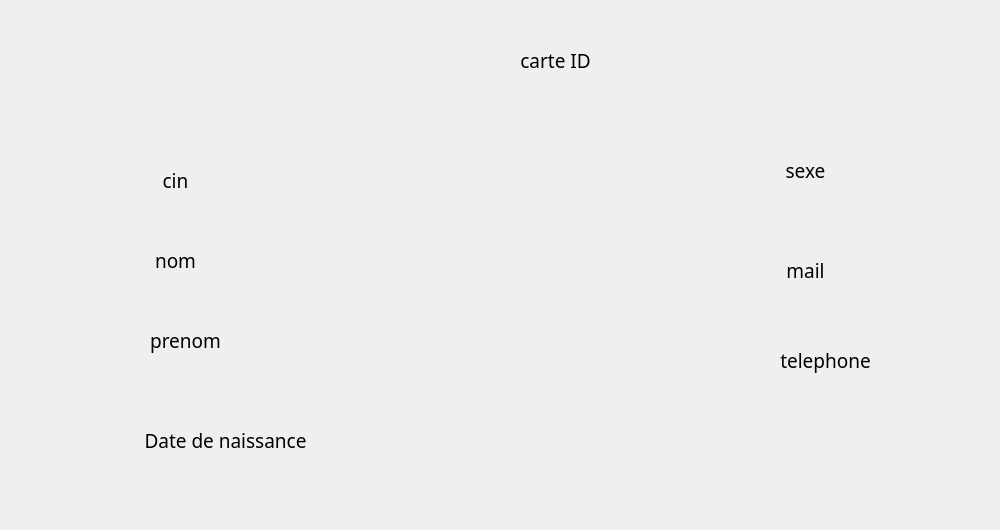
     <widget class="QWidget" name="tab">
      <attribute name="title">
       <string>Page</string>
      </attribute>
      <widget class="QLabel" name="rfidlabel">
       <property name="geometry">
        <rect>
         <x>520</x>
         <y>70</y>
         <width>241</width>
         <height>21</height>
        </rect>
       </property>
       <property name="text">
        <string/>
       </property>
      </widget>
      <widget class="QLabel" name="cinlabel">
       <property name="geometry">
        <rect>
         <x>160</x>
         <y>200</y>
         <width>141</width>
         <height>31</height>
        </rect>
       </property>
       <property name="text">
        <string/>
       </property>
      </widget>
      <widget class="QLabel" name="nomlabel">
       <property name="geometry">
        <rect>
         <x>160</x>
         <y>270</y>
         <width>141</width>
         <height>51</height>
        </rect>
       </property>
       <property name="text">
        <string/>
       </property>
      </widget>
      <widget class="QLabel" name="prenomlabel">
       <property name="geometry">
        <rect>
         <x>140</x>
         <y>340</y>
         <width>141</width>
         <height>51</height>
        </rect>
       </property>
       <property name="text">
        <string/>
       </property>
      </widget>
      <widget class="QLabel" name="datelabel">
       <property name="geometry">
        <rect>
         <x>140</x>
         <y>470</y>
         <width>141</width>
         <height>51</height>
        </rect>
       </property>
       <property name="text">
        <string/>
       </property>
      </widget>
      <widget class="QLabel" name="sexelabel">
       <property name="geometry">
        <rect>
         <x>780</x>
         <y>190</y>
         <width>141</width>
         <height>51</height>
        </rect>
       </property>
       <property name="text">
        <string/>
       </property>
      </widget>
      <widget class="QLabel" name="maillabel">
       <property name="geometry">
        <rect>
         <x>780</x>
         <y>290</y>
         <width>211</width>
         <height>51</height>
        </rect>
       </property>
       <property name="text">
        <string/>
       </property>
      </widget>
      <widget class="QLabel" name="telephonelabel">
       <property name="geometry">
        <rect>
         <x>780</x>
         <y>380</y>
         <width>211</width>
         <height>51</height>
        </rect>
       </property>
       <property name="text">
        <string/>
       </property>
      </widget>
      <widget class="QLabel" name="Prix_2">
       <property name="geometry">
        <rect>
         <x>510</x>
         <y>40</y>
         <width>91</width>
         <height>41</height>
        </rect>
       </property>
       <property name="font">
        <font>
         <family>Sitka</family>
         <pointsize>14</pointsize>
         <weight>50</weight>
         <bold>false</bold>
         <strikeout>false</strikeout>
        </font>
       </property>
       <property name="styleSheet">
        <string notr="true">background-color: transparent;
color: rgb(0, 0, 0);</string>
       </property>
       <property name="frameShape">
        <enum>QFrame::NoFrame</enum>
       </property>
       <property name="text">
        <string>carte ID</string>
       </property>
       <property name="alignment">
        <set>Qt::AlignCenter</set>
       </property>
      </widget>
      <widget class="QLabel" name="Prix_3">
       <property name="geometry">
        <rect>
         <x>130</x>
         <y>160</y>
         <width>91</width>
         <height>41</height>
        </rect>
       </property>
       <property name="font">
        <font>
         <family>Sitka</family>
         <pointsize>14</pointsize>
         <weight>50</weight>
         <bold>false</bold>
         <strikeout>false</strikeout>
        </font>
       </property>
       <property name="styleSheet">
        <string notr="true">background-color: transparent;
color: rgb(0, 0, 0);</string>
       </property>
       <property name="frameShape">
        <enum>QFrame::NoFrame</enum>
       </property>
       <property name="text">
        <string>cin</string>
       </property>
       <property name="alignment">
        <set>Qt::AlignCenter</set>
       </property>
      </widget>
      <widget class="QLabel" name="Prix_4">
       <property name="geometry">
        <rect>
         <x>140</x>
         <y>420</y>
         <width>171</width>
         <height>41</height>
        </rect>
       </property>
       <property name="font">
        <font>
         <family>Sitka</family>
         <pointsize>14</pointsize>
         <weight>50</weight>
         <bold>false</bold>
         <strikeout>false</strikeout>
        </font>
       </property>
       <property name="styleSheet">
        <string notr="true">background-color: transparent;
color: rgb(0, 0, 0);</string>
       </property>
       <property name="frameShape">
        <enum>QFrame::NoFrame</enum>
       </property>
       <property name="text">
        <string>Date de naissance</string>
       </property>
       <property name="alignment">
        <set>Qt::AlignCenter</set>
       </property>
      </widget>
      <widget class="QLabel" name="Prix_6">
       <property name="geometry">
        <rect>
         <x>760</x>
         <y>250</y>
         <width>91</width>
         <height>41</height>
        </rect>
       </property>
       <property name="font">
        <font>
         <family>Sitka</family>
         <pointsize>14</pointsize>
         <weight>50</weight>
         <bold>false</bold>
         <strikeout>false</strikeout>
        </font>
       </property>
       <property name="styleSheet">
        <string notr="true">background-color: transparent;
color: rgb(0, 0, 0);</string>
       </property>
       <property name="frameShape">
        <enum>QFrame::NoFrame</enum>
       </property>
       <property name="text">
        <string>mail</string>
       </property>
       <property name="alignment">
        <set>Qt::AlignCenter</set>
       </property>
      </widget>
      <widget class="QLabel" name="Prix_8">
       <property name="geometry">
        <rect>
         <x>130</x>
         <y>240</y>
         <width>91</width>
         <height>41</height>
        </rect>
       </property>
       <property name="font">
        <font>
         <family>Sitka</family>
         <pointsize>14</pointsize>
         <weight>50</weight>
         <bold>false</bold>
         <strikeout>false</strikeout>
        </font>
       </property>
       <property name="styleSheet">
        <string notr="true">background-color: transparent;
color: rgb(0, 0, 0);</string>
       </property>
       <property name="frameShape">
        <enum>QFrame::NoFrame</enum>
       </property>
       <property name="text">
        <string>nom</string>
       </property>
       <property name="alignment">
        <set>Qt::AlignCenter</set>
       </property>
      </widget>
      <widget class="QLabel" name="Prix_9">
       <property name="geometry">
        <rect>
         <x>140</x>
         <y>320</y>
         <width>91</width>
         <height>41</height>
        </rect>
       </property>
       <property name="font">
        <font>
         <family>Sitka</family>
         <pointsize>14</pointsize>
         <weight>50</weight>
         <bold>false</bold>
         <strikeout>false</strikeout>
        </font>
       </property>
       <property name="styleSheet">
        <string notr="true">background-color: transparent;
color: rgb(0, 0, 0);</string>
       </property>
       <property name="frameShape">
        <enum>QFrame::NoFrame</enum>
       </property>
       <property name="text">
        <string>prenom</string>
       </property>
       <property name="alignment">
        <set>Qt::AlignCenter</set>
       </property>
      </widget>
      <widget class="QLabel" name="Prix_10">
       <property name="geometry">
        <rect>
         <x>760</x>
         <y>150</y>
         <width>91</width>
         <height>41</height>
        </rect>
       </property>
       <property name="font">
        <font>
         <family>Sitka</family>
         <pointsize>14</pointsize>
         <weight>50</weight>
         <bold>false</bold>
         <strikeout>false</strikeout>
        </font>
       </property>
       <property name="styleSheet">
        <string notr="true">background-color: transparent;
color: rgb(0, 0, 0);</string>
       </property>
       <property name="frameShape">
        <enum>QFrame::NoFrame</enum>
       </property>
       <property name="text">
        <string>sexe</string>
       </property>
       <property name="alignment">
        <set>Qt::AlignCenter</set>
       </property>
      </widget>
      <widget class="QLabel" name="Prix_11">
       <property name="geometry">
        <rect>
         <x>780</x>
         <y>340</y>
         <width>91</width>
         <height>41</height>
        </rect>
       </property>
       <property name="font">
        <font>
         <family>Sitka</family>
         <pointsize>14</pointsize>
         <weight>50</weight>
         <bold>false</bold>
         <strikeout>false</strikeout>
        </font>
       </property>
       <property name="styleSheet">
        <string notr="true">background-color: transparent;
color: rgb(0, 0, 0);</string>
       </property>
       <property name="frameShape">
        <enum>QFrame::NoFrame</enum>
       </property>
       <property name="text">
        <string>telephone</string>
       </property>
       <property name="alignment">
        <set>Qt::AlignCenter</set>
       </property>
      </widget>
     </widget>
